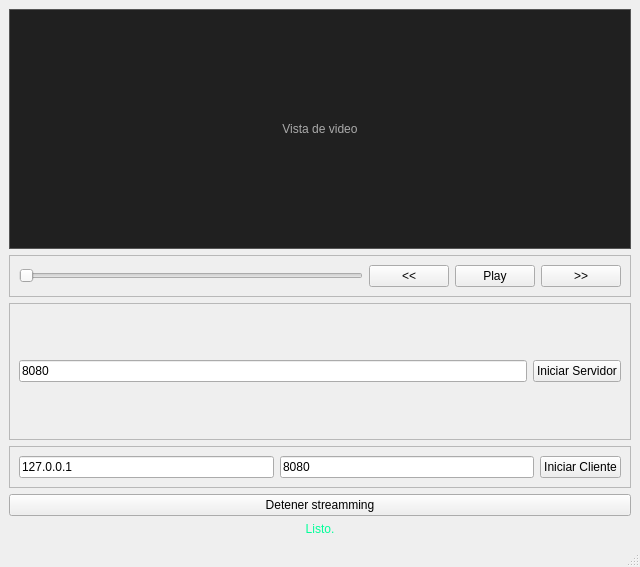
<?xml version="1.0" encoding="UTF-8"?>
<ui version="4.0">
    <class>MainWindow</class>
    <widget class="QMainWindow" name="MainWindow">
        <property name="geometry">
            <rect>
                <x>0</x>
                <y>0</y>
                <width>640</width>
                <height>567</height>
            </rect>
        </property>
        <property name="windowTitle">
            <string>Video Streaming TCP - SSL</string>
        </property>
        <widget class="QWidget" name="centralwidget">
            <layout class="QVBoxLayout" name="verticalLayout" stretch="0,0,1,0,0,0">
                <item>
                    <widget class="QLabel" name="videoLabel">
                        <property name="minimumSize">
                            <size>
                                <width>320</width>
                                <height>240</height>
                            </size>
                        </property>
                        <property name="styleSheet">
                            <string notr="true">background-color: #202020; color: #aaaaaa; border:
                                1px solid #555;</string>
                        </property>
                        <property name="text">
                            <string>Vista de video</string>
                        </property>
                        <property name="alignment">
                            <set>Qt::AlignmentFlag::AlignCenter</set>
                        </property>
                    </widget>
                </item>
                <item>
                    <widget class="QFrame" name="frameServer">
                        <property name="frameShape">
                            <enum>QFrame::Shape::StyledPanel</enum>
                        </property>
                        <layout class="QHBoxLayout" name="horizontalLayoutServer">
                            <item>
                                <widget class="QSlider" name="sliderProgress">
                                    <property name="orientation">
                                        <enum>Qt::Horizontal</enum>
                                    </property>
                                </widget>
                            </item>
                            <item>
                                <widget class="QPushButton" name="btnBackward">
                                    <property name="text">
                                        <string>&lt;&lt;</string>
                                    </property>
                                </widget>
                            </item>
                            <item>
                                <widget class="QPushButton" name="btnPlayPause">
                                    <property name="text">
                                        <string>Play</string>
                                    </property>
                                </widget>
                            </item>
                            <item>
                                <widget class="QPushButton" name="btnForward">
                                    <property name="text">
                                        <string>&gt;&gt;</string>
                                    </property>
                                </widget>
                            </item>
                        </layout>
                    </widget>
                </item>
                <item>
                    <widget class="QFrame" name="frameServer">
                        <property name="frameShape">
                            <enum>QFrame::Shape::StyledPanel</enum>
                        </property>
                        <layout class="QHBoxLayout" name="horizontalLayoutServer">
                            <item>
                                <widget class="QLineEdit" name="inputServerPort">
                                    <property name="text">
                                        <string>8080</string>
                                    </property>
                                    <property name="placeholderText">
                                        <string>Puerto servidor</string>
                                    </property>
                                </widget>
                            </item>
                            <item>
                                <widget class="QPushButton" name="btnStartServer">
                                    <property name="text">
                                        <string>Iniciar Servidor</string>
                                    </property>
                                </widget>
                            </item>
                        </layout>
                    </widget>
                </item>
                <item>
                    <widget class="QFrame" name="frameClient">
                        <property name="frameShape">
                            <enum>QFrame::Shape::StyledPanel</enum>
                        </property>
                        <layout class="QHBoxLayout" name="horizontalLayoutClient">
                            <item>
                                <widget class="QLineEdit" name="inputClientIP">
                                    <property name="text">
                                        <string>127.0.0.1</string>
                                    </property>
                                    <property name="placeholderText">
                                        <string>IP del servidor</string>
                                    </property>
                                </widget>
                            </item>
                            <item>
                                <widget class="QLineEdit" name="inputClientPort">
                                    <property name="text">
                                        <string>8080</string>
                                    </property>
                                    <property name="placeholderText">
                                        <string>Puerto del servidor</string>
                                    </property>
                                </widget>
                            </item>
                            <item>
                                <widget class="QPushButton" name="btnStartClient">
                                    <property name="text">
                                        <string>Iniciar Cliente</string>
                                    </property>
                                </widget>
                            </item>
                        </layout>
                    </widget>
                </item>
                <item>
                    <widget class="QPushButton" name="stop_play">
                        <property name="text">
                            <string>Detener streamming</string>
                        </property>
                    </widget>
                </item>
                <item>
                    <widget class="QLabel" name="statusLabel">
                        <property name="styleSheet">
                            <string notr="true">color: #00ff99;</string>
                        </property>
                        <property name="text">
                            <string>Listo.</string>
                        </property>
                        <property name="alignment">
                            <set>Qt::AlignmentFlag::AlignCenter</set>
                        </property>
                    </widget>
                </item>
            </layout>
        </widget>
        <widget class="QMenuBar" name="menubar">
            <property name="geometry">
                <rect>
                    <x>0</x>
                    <y>0</y>
                    <width>640</width>
                    <height>24</height>
                </rect>
            </property>
        </widget>
        <widget class="QStatusBar" name="statusbar" />
    </widget>
    <resources />
    <connections />
</ui>
